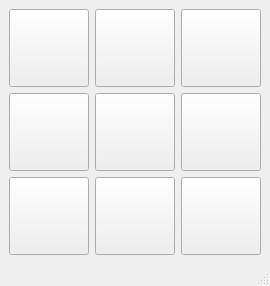
<?xml version="1.0" encoding="UTF-8"?>
<ui version="4.0">
 <class>MainWindow</class>
 <widget class="QMainWindow" name="MainWindow">
  <property name="geometry">
   <rect>
    <x>0</x>
    <y>0</y>
    <width>270</width>
    <height>286</height>
   </rect>
  </property>
  <property name="windowTitle">
   <string>MainWindow</string>
  </property>
  <widget class="QWidget" name="centralwidget">
   <layout class="QGridLayout" name="gridLayout">
    <item row="1" column="0">
     <widget class="QPushButton" name="btn1">
      <property name="sizePolicy">
       <sizepolicy hsizetype="Minimum" vsizetype="Expanding">
        <horstretch>0</horstretch>
        <verstretch>0</verstretch>
       </sizepolicy>
      </property>
      <property name="font">
       <font>
        <pointsize>18</pointsize>
       </font>
      </property>
      <property name="text">
       <string/>
      </property>
     </widget>
    </item>
    <item row="1" column="1">
     <widget class="QPushButton" name="btn2">
      <property name="sizePolicy">
       <sizepolicy hsizetype="Minimum" vsizetype="Expanding">
        <horstretch>0</horstretch>
        <verstretch>0</verstretch>
       </sizepolicy>
      </property>
      <property name="font">
       <font>
        <pointsize>18</pointsize>
       </font>
      </property>
      <property name="text">
       <string/>
      </property>
     </widget>
    </item>
    <item row="2" column="1">
     <widget class="QPushButton" name="btn5">
      <property name="sizePolicy">
       <sizepolicy hsizetype="Minimum" vsizetype="Expanding">
        <horstretch>0</horstretch>
        <verstretch>0</verstretch>
       </sizepolicy>
      </property>
      <property name="font">
       <font>
        <pointsize>18</pointsize>
       </font>
      </property>
      <property name="text">
       <string/>
      </property>
     </widget>
    </item>
    <item row="2" column="0">
     <widget class="QPushButton" name="btn4">
      <property name="sizePolicy">
       <sizepolicy hsizetype="Minimum" vsizetype="Expanding">
        <horstretch>0</horstretch>
        <verstretch>0</verstretch>
       </sizepolicy>
      </property>
      <property name="font">
       <font>
        <pointsize>18</pointsize>
       </font>
      </property>
      <property name="text">
       <string/>
      </property>
     </widget>
    </item>
    <item row="1" column="2">
     <widget class="QPushButton" name="btn3">
      <property name="sizePolicy">
       <sizepolicy hsizetype="Minimum" vsizetype="Expanding">
        <horstretch>0</horstretch>
        <verstretch>0</verstretch>
       </sizepolicy>
      </property>
      <property name="font">
       <font>
        <pointsize>18</pointsize>
       </font>
      </property>
      <property name="text">
       <string/>
      </property>
     </widget>
    </item>
    <item row="2" column="2">
     <widget class="QPushButton" name="btn6">
      <property name="sizePolicy">
       <sizepolicy hsizetype="Minimum" vsizetype="Expanding">
        <horstretch>0</horstretch>
        <verstretch>0</verstretch>
       </sizepolicy>
      </property>
      <property name="font">
       <font>
        <pointsize>18</pointsize>
       </font>
      </property>
      <property name="text">
       <string/>
      </property>
     </widget>
    </item>
    <item row="3" column="2">
     <widget class="QPushButton" name="btn9">
      <property name="sizePolicy">
       <sizepolicy hsizetype="Minimum" vsizetype="Expanding">
        <horstretch>0</horstretch>
        <verstretch>0</verstretch>
       </sizepolicy>
      </property>
      <property name="font">
       <font>
        <pointsize>18</pointsize>
       </font>
      </property>
      <property name="text">
       <string/>
      </property>
     </widget>
    </item>
    <item row="3" column="1">
     <widget class="QPushButton" name="btn8">
      <property name="sizePolicy">
       <sizepolicy hsizetype="Minimum" vsizetype="Expanding">
        <horstretch>0</horstretch>
        <verstretch>0</verstretch>
       </sizepolicy>
      </property>
      <property name="font">
       <font>
        <pointsize>18</pointsize>
       </font>
      </property>
      <property name="text">
       <string/>
      </property>
     </widget>
    </item>
    <item row="3" column="0">
     <widget class="QPushButton" name="btn7">
      <property name="sizePolicy">
       <sizepolicy hsizetype="Minimum" vsizetype="Expanding">
        <horstretch>0</horstretch>
        <verstretch>0</verstretch>
       </sizepolicy>
      </property>
      <property name="font">
       <font>
        <pointsize>18</pointsize>
       </font>
      </property>
      <property name="text">
       <string/>
      </property>
     </widget>
    </item>
   </layout>
  </widget>
  <widget class="QMenuBar" name="menubar">
   <property name="geometry">
    <rect>
     <x>0</x>
     <y>0</y>
     <width>270</width>
     <height>22</height>
    </rect>
   </property>
  </widget>
  <widget class="QStatusBar" name="statusbar"/>
 </widget>
 <resources/>
 <connections/>
</ui>
